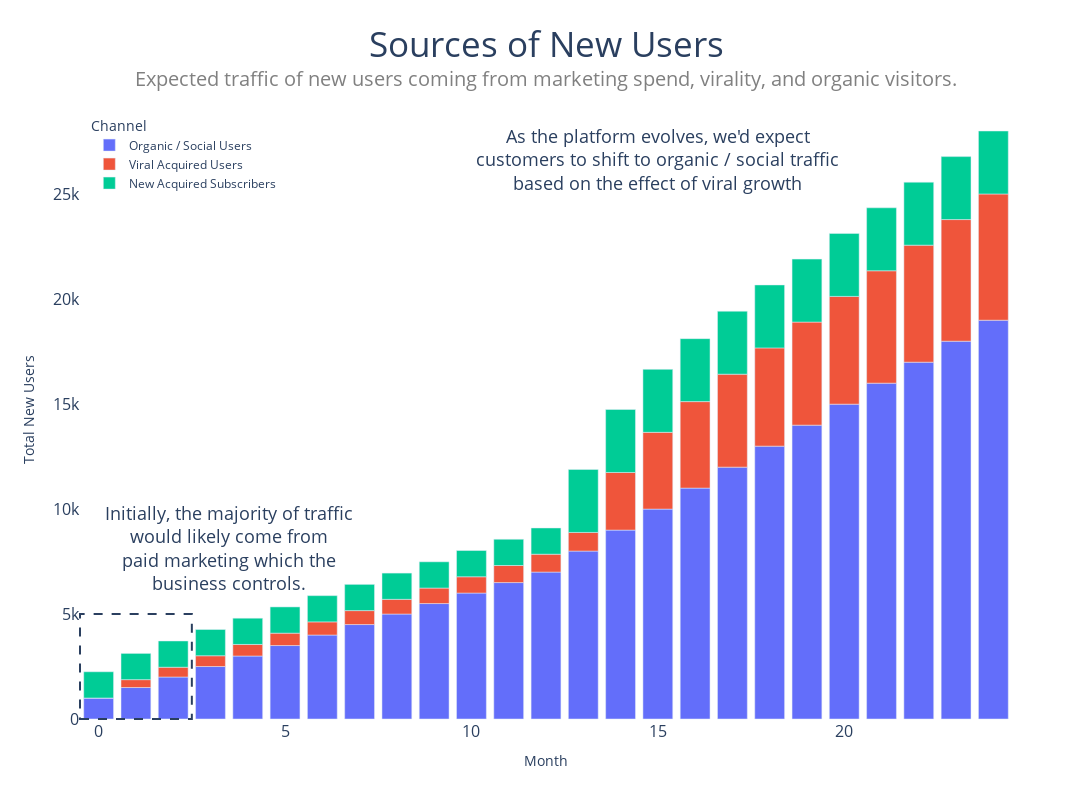

Write notebook code for a chart like this one.
### Code cell
channels_for_new_users = px.bar(
    subscribers.rename(columns={
        'Organic / Social Visitors': 'Organic / Social Users',
        'Viral Acquired Visitors' : 'Viral Acquired Users',
        'New Acquired Users (Paid)': 'New Acquired Subscribers'
        }),
    x='month', 
    y=['Organic / Social Users','Viral Acquired Users','New Acquired Subscribers'],
    title='Sources of New Users'
).update_layout(
    plot_bgcolor='white',  
    paper_bgcolor='white',
    title_font=dict(size=35),
    title={'x':0.5, 'y':0.96, 'xanchor': 'center'},
    height=800,  
    width=1200,
    showlegend=True,
    xaxis_title='Month',
    yaxis_title='Total New Users',
    xaxis_tickfont_size=16,
    yaxis_tickfont_size=16,
    legend=dict(
    yanchor="top",
    y=0.98,
    xanchor="left",
    x=0.01),
    legend_title_text='Channel'
).add_shape(
    name="first stage",
    showlegend=False,
    type="rect",
    xref="paper",
    line=dict(dash="dash"),
    x0=0.0,
    x1=0.12,
    y0=0,
    y1=5000,
).add_annotation(
    text =  "Initially, the majority of traffic<br>"
            "would likely come from<br>"
            "paid marketing which the<br>"
            "business controls.",
    x = 3.5,
    y = 6500,
    showarrow=False,
    font=dict(size=18),
    yshift=35
).add_annotation(
    text =  "As the platform evolves, we'd expect<br>"
            "customers to shift to organic / social traffic<br>"
            "based on the effect of viral growth",
    x = 15,
    y = 25000,
    showarrow=False,
    font=dict(size=18),
    yshift=35
).add_annotation(
    text="Expected traffic of new users coming from marketing spend, virality, and organic visitors.",
    xref="paper", yref="paper",
    x=0.5, y=1.01,  
    showarrow=False,
    font=dict(size=20, color="grey"),
    xanchor='center', yanchor='bottom',
)


channels_for_new_users.show()

### Figure 1 — Plotly figure (JSON) as saved in the notebook; plotly's stock layout.template omitted (floating-point values rounded to 4 significant figures)
{"data": [{"alignmentgroup": "True", "hovertemplate": "variable=Organic / Social Users<br>month=%{x}<br>value=%{y}<extra></extra>", "legendgroup": "Organic / Social Users", "marker": {"color": "#636efa", "pattern": {"shape": ""}}, "name": "Organic / Social Users", "offsetgroup": "Organic / Social Users", "orientation": "v", "showlegend": true, "textposition": "auto", "type": "bar", "x": [0, 1, 2, 3, 4, 5, 6, 7, 8, 9, 10, 11, 12, 13, 14, 15, 16, 17, 18, 19, 20, 21, 22, 23, 24], "xaxis": "x", "y": [1000, 1500, 2000, 2500, 3000, 3500, 4000, 4500, 5000, 5500, 6000, 6500, 7000, 8000, 9000, 10000, 11000, 12000, 13000, 14000, 15000, 16000, 17000, 18000, 19000], "yaxis": "y"}, {"alignmentgroup": "True", "hovertemplate": "variable=Viral Acquired Users<br>month=%{x}<br>value=%{y}<extra></extra>", "legendgroup": "Viral Acquired Users", "marker": {"color": "#EF553B", "pattern": {"shape": ""}}, "name": "Viral Acquired Users", "offsetgroup": "Viral Acquired Users", "orientation": "v", "showlegend": true, "textposition": "auto", "type": "bar", "x": [0, 1, 2, 3, 4, 5, 6, 7, 8, 9, 10, 11, 12, 13, 14, 15, 16, 17, 18, 19, 20, 21, 22, 23, 24], "xaxis": "x", "y": [0, 375, 467.2, 513.4, 552.2, 589.7, 627.1, 664.4, 701.7, 739.0, 776.3, 813.7, 851.0, 888.3, 2745.0, 3658.0, 4121.0, 4429.0, 4680.0, 4911.0, 5134.0, 5355.0, 5575.0, 5795.0, 6014.0], "yaxis": "y"}, {"alignmentgroup": "True", "hovertemplate": "variable=New Acquired Subscribers<br>month=%{x}<br>value=%{y}<extra></extra>", "legendgroup": "New Acquired Subscribers", "marker": {"color": "#00cc96", "pattern": {"shape": ""}}, "name": "New Acquired Subscribers", "offsetgroup": "New Acquired Subscribers", "orientation": "v", "showlegend": true, "textposition": "auto", "type": "bar", "x": [0, 1, 2, 3, 4, 5, 6, 7, 8, 9, 10, 11, 12, 13, 14, 15, 16, 17, 18, 19, 20, 21, 22, 23, 24], "xaxis": "x", "y": [1250, 1250, 1250, 1250, 1250, 1250, 1250, 1250, 1250, 1250, 1250, 1250, 1250, 3000, 3000, 3000, 3000, 3000, 3000, 3000, 3000, 3000, 3000, 3000, 3000], "yaxis": "y"}], "layout": {"annotations": [{"font": {"size": 18}, "showarrow": false, "text": "Initially, the majority of traffic<br>would likely come from<br>paid marketing which the<br>business controls.", "x": 3.5, "y": 6500, "yshift": 35}, {"font": {"size": 18}, "showarrow": false, "text": "As the platform evolves, we'd expect<br>customers to shift to organic / social traffic<br>based on the effect of viral growth", "x": 15, "y": 25000, "yshift": 35}, {"font": {"color": "grey", "size": 20}, "showarrow": false, "text": "Expected traffic of new users coming from marketing spend, virality, and organic visitors.", "x": 0.5, "xanchor": "center", "xref": "paper", "y": 1.01, "yanchor": "bottom", "yref": "paper"}], "barmode": "relative", "height": 800, "legend": {"title": {"text": "Channel"}, "tracegroupgap": 0, "x": 0.01, "xanchor": "left", "y": 0.98, "yanchor": "top"}, "paper_bgcolor": "white", "plot_bgcolor": "white", "shapes": [{"line": {"dash": "dash"}, "name": "first stage", "showlegend": false, "type": "rect", "x0": 0, "x1": 0.12, "xref": "paper", "y0": 0, "y1": 5000}], "showlegend": true, "title": {"font": {"size": 35}, "text": "Sources of New Users", "x": 0.5, "xanchor": "center", "y": 0.96}, "width": 1200, "xaxis": {"anchor": "y", "domain": [0, 1], "tickfont": {"size": 16}, "title": {"text": "Month"}}, "yaxis": {"anchor": "x", "domain": [0, 1], "tickfont": {"size": 16}, "title": {"text": "Total New Users"}}}}
